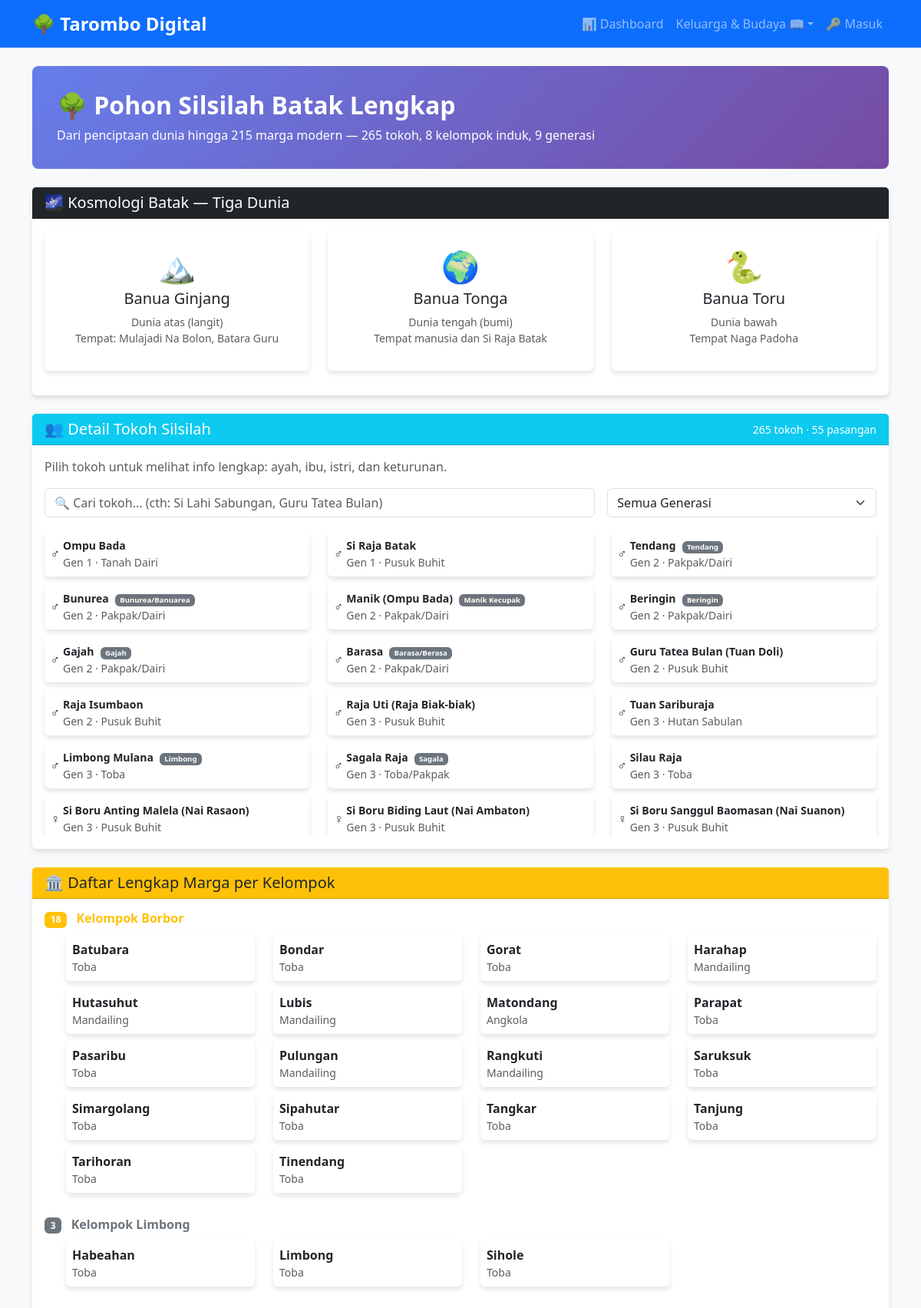
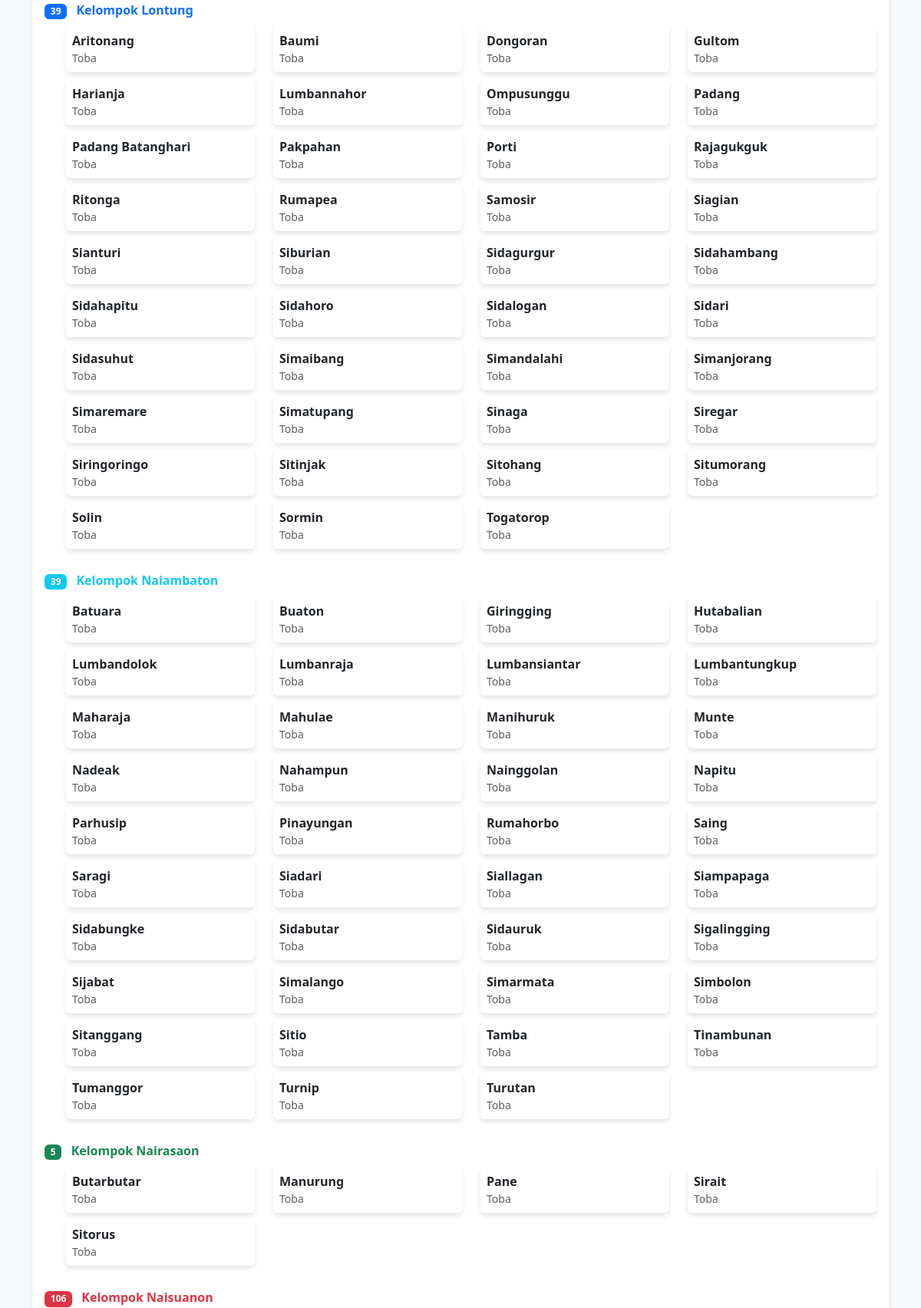
/frontend/silsilah.php (upper part), run on the app's committed database (2 pictures, top to bottom).
### tables this page shows
CREATE TABLE `silsilah_mitolologis` (
  `id` int(11) NOT NULL AUTO_INCREMENT,
  `nama` varchar(200) NOT NULL,
  `jenis_kelamin` enum('L','P') DEFAULT 'L',
  `status_hidup` enum('hidup','wafat','mitologis') DEFAULT 'mitologis',
  `is_private` tinyint(1) DEFAULT 0,
  `tanggal_lahir` varchar(50) DEFAULT NULL,
  `tanggal_wafat` varchar(50) DEFAULT NULL,
  `orang_tuan_id` int(11) DEFAULT NULL,
  `ibu_id` int(11) DEFAULT NULL,
  `generasi_ke` int(11) NOT NULL,
  `peran` text DEFAULT NULL,
  `pasangan_nama` text DEFAULT NULL,
  `boru_marga` varchar(200) DEFAULT NULL,
  `info_perkawinan` text DEFAULT NULL,
  `marga_turunan` varchar(200) DEFAULT NULL,
  `wilayah` varchar(100) DEFAULT NULL,
  `bona_pasogit` varchar(200) DEFAULT NULL,
  `sumber` varchar(200) DEFAULT 'W.M. Hutagalung (1926)',
  `tingkat_kepastian` enum('tinggi','sedang','rendah') DEFAULT 'tinggi',
  `catatan` text DEFAULT NULL,
  PRIMARY KEY (`id`),
  KEY `orang_tuan_id` (`orang_tuan_id`),
  KEY `ibu_id` (`ibu_id`),
  CONSTRAINT `silsilah_mitolologis_ibfk_1` FOREIGN KEY (`orang_tuan_id`) REFERENCES `silsilah_mitolologis` (`id`) ON DELETE CASCADE,
  CONSTRAINT `silsilah_mitolologis_ibfk_2` FOREIGN KEY (`ibu_id`) REFERENCES `pasangan` (`id`) ON DELETE SET NULL
);

### frontend/includes/config.php (called while the page is built, shortened)
<?php
function e($str) {
    return htmlspecialchars($str ?? '', ENT_QUOTES, 'UTF-8');
}

### frontend/silsilah.php (the view, shortened to what this page needs)
<?php
$activePage = 'silsilah';
$extraCss = 'silsilah.css';
require_once __DIR__ . '/includes/header.php';
require_once __DIR__ . '/includes/menu.php';
$socket = '/opt/lampp/var/mysql/mysql.sock';
$pdo = new PDO("mysql:unix_socket=$socket;dbname=tarombo", 'root', 'root');
$pdo->setAttribute(PDO::ATTR_ERRMODE, PDO::ERRMODE_EXCEPTION);
$totalSilsilah = $pdo->query("SELECT COUNT(*) FROM silsilah_mitolologis")->fetchColumn();
$stmt = $pdo->query("
    SELECT s.id, s.nama, s.jenis_kelamin, s.generasi_ke, s.marga_turunan, s.wilayah, s.bona_pasogit, s.peran,
           s.orang_tuan_id,
           ot.nama AS nama_ayah,
           p.id AS ibu_id, p.nama AS nama_ibu, p.boru_marga AS ibu_marga, p.urutan_istri,
           s.info_perkawinan
    FROM silsilah_mitolologis s
    LEFT JOIN silsilah_mitolologis ot ON s.orang_tuan_id = ot.id
    LEFT JOIN pasangan p ON s.ibu_id = p.id
    ORDER BY s.generasi_ke, s.id
");
$allNodes = $stmt->fetchAll(PDO::FETCH_ASSOC);
$stmt = $pdo->query("SELECT * FROM pasangan ORDER BY silsilah_node_id, urutan_istri");
$allPasangan = [];
foreach ($stmt->fetchAll(PDO::FETCH_ASSOC) as $p) {
    if (!isset($allPasangan[$p['silsilah_node_id']])) $allPasangan[$p['silsilah_node_id']] = [];
    $allPasangan[$p['silsilah_node_id']][] = $p;
}
$stmt = $pdo->query("SELECT nama, sub_suku, kelompok_marga FROM marga WHERE kelompok_marga IS NOT NULL ORDER BY kelompok_marga, nama");
$allMarga = $stmt->fetchAll(PDO::FETCH_ASSOC);
$margaByKelompok = [];
foreach ($allMarga as $m) {
    $kelompok = $m['kelompok_marga'];
    if (!isset($margaByKelompok[$kelompok])) $margaByKelompok[$kelompok] = [];
    $margaByKelompok[$kelompok][] = $m;
}
$totalMarga = count($allMarga);
$kelompokColors = [
    'Lontung' => 'primary',
    'Borbor' => 'warning',
    'Naiambaton' => 'info',
    'Nairasaon' => 'success',
    'Naisuanon' => 'danger',
    'Silau Raja' => 'secondary',
    'Sagala' => 'dark',
    'Limbong' => 'secondary',
    'Campuran' => 'secondary',
];
?>
<div class="container mt-4">
    <div class="dashboard-welcome mb-4">
        <h2>🌳 Pohon Silsilah Batak Lengkap</h2>
        <p class="mb-0">Dari penciptaan dunia hingga <?= $totalMarga ?> marga modern &mdash; <?= $totalSilsilah ?> tokoh, 8 kelompok induk, 9 generasi</p>
    </div>
    <div class="row mb-4">
        <div class="col-12">
            <div class="card">
                <div class="card-header bg-dark text-white">
                    <h5 class="mb-0">🌌 Kosmologi Batak &mdash; Tiga Dunia</h5>
                </div>
                <div class="card-body">
                    <div class="row">
                        <div class="col-md-4 mb-3">
                            <div class="card border-primary h-100 text-center">
                                <div class="card-body">
                                    <div style="font-size: 2.5rem;">🏔️</div>
                                    <h5>Banua Ginjang</h5>
                                    <p class="small text-muted">Dunia atas (langit)<br>Tempat: Mulajadi Na Bolon, Batara Guru</p>
                                </div>
                            </div>
                        </div>
                        <div class="col-md-4 mb-3">
                            <div class="card border-success h-100 text-center">
                                <div class="card-body">
                                    <div style="font-size: 2.5rem;">🌍</div>
                                    <h5>Banua Tonga</h5>
                                    <p class="small text-muted">Dunia tengah (bumi)<br>Tempat manusia dan Si Raja Batak</p>
                                </div>
                            </div>
                        </div>
                        <div class="col-md-4 mb-3">
                            <div class="card border-danger h-100 text-center">
                                <div class="card-body">
                                    <div style="font-size: 2.5rem;">🐍</div>
                                    <h5>Banua Toru</h5>
                                    <p class="small text-muted">Dunia bawah<br>Tempat Naga Padoha</p>
                                </div>
                            </div>
                        </div>
                    </div>
                </div>
            </div>
        </div>
    </div>
    <div class="row mb-4">
        <div class="col-12">
            <div class="card border-info">
                <div class="card-header bg-info text-white d-flex align-items-center justify-content-between">
                    <h5 class="mb-0">👥 Detail Tokoh Silsilah</h5>
                    <span class="small"><?= $totalSilsilah ?> tokoh · <?= count($allPasangan) ?> pasangan</span>
                </div>
                <div class="card-body">
                    <p class="text-muted">Pilih tokoh untuk melihat info lengkap: ayah, ibu, istri, dan keturunan.</p>
                    <div class="row g-3 mb-3">
                        <div class="col-md-8">
                            <input type="text" id="tokohSearch" class="form-control" placeholder="🔍 Cari tokoh... (cth: Si Lahi Sabungan, Guru Tatea Bulan)">
                        </div>
                        <div class="col-md-4">
                            <select id="tokohFilter" class="form-select">
                                <option value="0">Semua Generasi</option>
                            </select>
                        </div>
                    </div>
                    <div id="tokohList" class="row" style="max-height: 400px; overflow-y: auto;">
                        <?php foreach ($allNodes as $n): ?>
                            <div class="col-md-4 col-sm-6 mb-2 tokoh-item" data-nama="<?= strtolower(htmlspecialchars($n['nama'])) ?>" data-gen="<?= $n['generasi_ke'] ?>" data-id="<?= $n['id'] ?>">
                                <div class="card border-<?= $n['jenis_kelamin'] === 'P' ? 'danger' : 'primary' ?> h-100" style="cursor: pointer;" onclick="showTokohDetail(<?= $n['id'] ?>)">
                                    <div class="card-body p-2">
                                        <div class="d-flex align-items-center">
                                            <span class="me-1"><?= $n['jenis_kelamin'] === 'P' ? '♀' : '♂' ?></span>
                                            <div>
                                                <strong class="small"><?= htmlspecialchars($n['nama']) ?></strong>
                                                <?php if ($n['marga_turunan']): ?>
                                                    <span class="badge bg-secondary ms-1" style="font-size:0.6rem"><?= htmlspecialchars($n['marga_turunan']) ?></span>
                                                <?php endif; ?>
                                                <div class="small text-muted">Gen <?= $n['generasi_ke'] ?><?= $n['wilayah'] ? ' · ' . htmlspecialchars($n['wilayah']) : '' ?></div>
                                            </div>
                                        </div>
                                    </div>
                                </div>
                            </div>
                        <?php endforeach; ?>
                    </div>
                </div>
            </div>
        </div>
    </div>
    <div class="row mb-4">
        <div class="col-12">
            <div class="card">
                <div class="card-header bg-warning">
                    <h5 class="mb-0">🏛️ Daftar Lengkap Marga per Kelompok</h5>
                </div>
                <div class="card-body">
                    <?php foreach ($margaByKelompok as $kelompok => $margaList): ?>
                        <div class="mb-4">
                            <h6 class="fw-bold text-<?= $kelompokColors[$kelompok] ?? 'secondary' ?>">
                                <span class="badge bg-<?= $kelompokColors[$kelompok] ?? 'secondary' ?> me-2"><?= count($margaList) ?></span>
                            </h6>
                            <div class="row ms-3">
                                <?php foreach ($margaList as $m): ?>
                                    <div class="col-md-3 col-sm-6 mb-2">
                                        <div class="card border-<?= $kelompokColors[$kelompok] ?? 'secondary' ?> h-100">
                                            <div class="card-body p-2">
                                                <strong><?= htmlspecialchars($m['nama']) ?></strong>
                                                <div class="small text-muted"><?= htmlspecialchars($m['sub_suku']) ?></div>
                                            </div>
                                        </div>
                                    </div>
                                <?php endforeach; ?>
                            </div>
                        </div>
                    <?php endforeach; ?>
                </div>
            </div>
        </div>
    </div>
</div>
<?php require_once __DIR__ . '/includes/footer.php'; ?>

### frontend/includes/header.php (shortened to what this page needs)
<?php
require_once __DIR__ . '/config.php';
?><!DOCTYPE html>
<html lang="id">
<head>
    <link href="<?= TAROMBO_BASE_URL ?>/css/bootstrap.min.css" rel="stylesheet">
    <link href="<?= TAROMBO_BASE_URL ?>/css/style.css" rel="stylesheet">
    <?php if (!empty($extraCss)):
        $cssFile = $extraCss;
        if (!str_starts_with($cssFile, 'http') && !str_starts_with($cssFile, '/')) {
            $cssFile = TAROMBO_BASE_URL . '/css/' . $cssFile;
        }
    ?>
    <link rel="stylesheet" href="<?= e($cssFile) ?>"><?php endif; ?>
</head>
<body>

### frontend/includes/menu.php (shortened to what this page needs)
<?php
require_once __DIR__ . '/config.php';
function navActive($page) {
    global $activePage;
    return $activePage === $page ? 'active' : '';
}
?>
<nav class="navbar navbar-expand-lg navbar-dark bg-primary">
    <div class="container">
        <a class="navbar-brand" href="<?= TAROMBO_BASE_URL ?>/">🌳 Tarombo Digital</a>
        <div class="collapse navbar-collapse" id="navbarNav">
            <ul class="navbar-nav ms-auto">
                <li class="nav-item"><a class="nav-link <?= navActive('dashboard') ?><?= navActive('index') ?>" href="<?= TAROMBO_BASE_URL ?>/dashboard">📊 Dashboard</a></li>
                <li class="nav-item dropdown">
                    <a class="nav-link dropdown-toggle" href="#" role="button" data-bs-toggle="dropdown">Keluarga & Budaya 📖</a>
                </li>
            </ul>
        </div>
    </div>
</nav>

### frontend/includes/footer.php (shortened to what this page needs)
</body>
</html>

### frontend/css/style.css (style rules this page uses)
body { font-family: 'Segoe UI', Tahoma, Geneva, Verdana, sans-serif; background-color: #f8f9fa; }
.navbar-brand { font-weight: bold; font-size: 1.5rem; }
.card { border: none; box-shadow: 0 4px 6px rgba(0, 0, 0, 0.1); transition: transform 0.3s ease; }
.dashboard-welcome { background: linear-gradient(135deg, #667eea 0%, #764ba2 100%); color: white; padding: 2rem; border-radius: 0.5rem; }
.dashboard-welcome h2 { color: white; font-weight: 700; }

### data on the page
silsilah_mitolologis: nama "Ompu Bada", generasi_ke "1", wilayah "Tanah Dairi"
silsilah_mitolologis: nama "Si Raja Batak", generasi_ke "1", wilayah "Pusuk Buhit"
silsilah_mitolologis: nama "Tendang", marga_turunan "Tendang", generasi_ke "2", wilayah "Pakpak/Dairi"
silsilah_mitolologis: nama "Bunurea", marga_turunan "Bunurea/Banuarea", generasi_ke "2", wilayah "Pakpak/Dairi"
silsilah_mitolologis: nama "Manik (Ompu Bada)", marga_turunan "Manik Kecupak", generasi_ke "2", wilayah "Pakpak/Dairi"
silsilah_mitolologis: nama "Beringin", marga_turunan "Beringin", generasi_ke "2", wilayah "Pakpak/Dairi"
silsilah_mitolologis: nama "Gajah", marga_turunan "Gajah", generasi_ke "2", wilayah "Pakpak/Dairi"
silsilah_mitolologis: nama "Barasa", marga_turunan "Barasa/Berasa", generasi_ke "2", wilayah "Pakpak/Dairi"
silsilah_mitolologis: nama "Guru Tatea Bulan (Tuan Doli)", generasi_ke "2", wilayah "Pusuk Buhit"
silsilah_mitolologis: nama "Raja Isumbaon", generasi_ke "2", wilayah "Pusuk Buhit"
silsilah_mitolologis: nama "Raja Uti (Raja Biak-biak)", generasi_ke "3", wilayah "Pusuk Buhit"
silsilah_mitolologis: nama "Tuan Sariburaja", generasi_ke "3", wilayah "Hutan Sabulan"
silsilah_mitolologis: nama "Limbong Mulana", marga_turunan "Limbong", generasi_ke "3", wilayah "Toba"
silsilah_mitolologis: nama "Sagala Raja", marga_turunan "Sagala", generasi_ke "3", wilayah "Toba/Pakpak"
silsilah_mitolologis: nama "Silau Raja", generasi_ke "3", wilayah "Toba"
silsilah_mitolologis: nama "Si Boru Anting Malela (Nai Rasaon)", generasi_ke "3", wilayah "Pusuk Buhit"
silsilah_mitolologis: nama "Si Boru Biding Laut (Nai Ambaton)", generasi_ke "3", wilayah "Pusuk Buhit"
silsilah_mitolologis: nama "Si Boru Sanggul Baomasan (Nai Suanon)", generasi_ke "3", wilayah "Pusuk Buhit"

### other printed values
$totalMarga "215"
$totalSilsilah "265"
count($allPasangan) "55"
